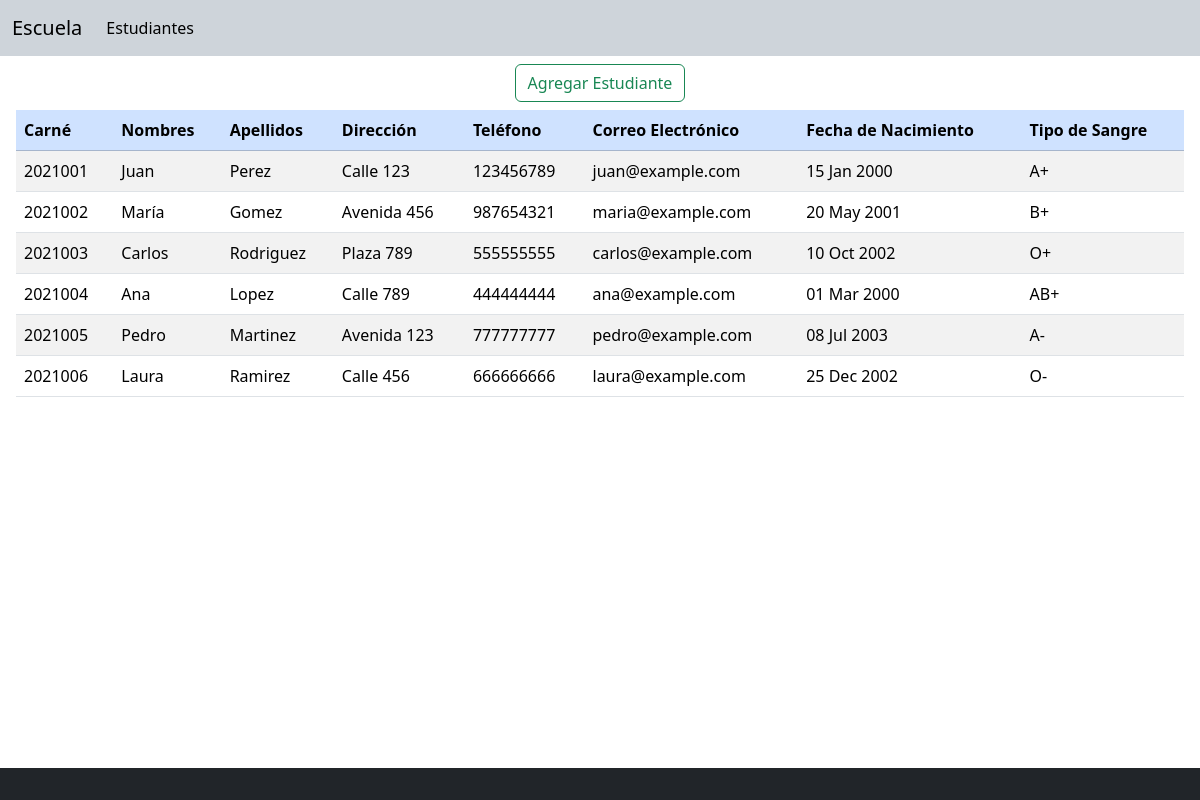
The page / on the database its author committed.
### tables this page shows
CREATE TABLE IF NOT EXISTS estudiantes (
    id_estudiante INT AUTO_INCREMENT PRIMARY KEY,
    carne VARCHAR(10) NOT NULL,
    nombres VARCHAR(100) NOT NULL,
    apellidos VARCHAR(100) NOT NULL,
    direccion VARCHAR(200),
    telefono VARCHAR(15),
    correo_electronico VARCHAR(100),
    id_tipo_sangre INT,
    fecha_nacimiento DATE,
    FOREIGN KEY (id_tipo_sangre) REFERENCES tipos_sangre(id_tipo_sangre)
);

CREATE TABLE IF NOT EXISTS tipos_sangre (
    id_tipo_sangre INT AUTO_INCREMENT PRIMARY KEY,
    sangre VARCHAR(10) NOT NULL
);

### index.php (the view, shortened to what this page needs)
<!DOCTYPE html>
<html>
<head>
  <link href="https://cdn.jsdelivr.net/npm/bootstrap@5.3.1/dist/css/bootstrap.min.css" rel="stylesheet">
</head>
<body class="d-flex flex-column min-vh-100">
  <main class="flex-grow-1">
    <section>
      <nav class="navbar navbar-expand-lg bg-dark-subtle">
        <div class="container-fluid">
          <a class="navbar-brand">Escuela</a>
          <div class="collapse navbar-collapse" id="navbarNav">
            <ul class="navbar-nav">
              <li class="nav-item">
                <a class="nav-link active" aria-current="page" href="/">Estudiantes</a>
              </li>
            </ul>
          </div>
        </div>
      </nav>
    </section>
    <section class="my-2 mx-3">
    <center><button type="button" class="btn btn-outline-success" id="openModalBtn">
        Agregar Estudiante
      </button></center>
    </section>
    <section class="my-1 mx-3">
      <table class="table table-striped table-hover">
        <thead>
          <tr class="table-primary">
            <th>Carné</th>
            <th>Nombres</th>
            <th>Apellidos</th>
            <th>Dirección</th>
            <th>Teléfono</th>
            <th>Correo Electrónico</th>
            <th>Fecha de Nacimiento</th>
            <th>Tipo de Sangre</th>
          </tr>
        </thead>
        <tbody>
          <?php
          include('datos_conexion.php');
          $conexion = mysqli_connect($hostname, $userName, $userpass, $dbName);
          $sql = "SELECT * FROM colegio.estudiantes e
            INNER JOIN colegio.tipos_sangre ts
            ON e.id_tipo_sangre = ts.id_tipo_sangre";
          $result = mysqli_query($conexion, $sql);
          if (mysqli_num_rows($result) > 0) {
            while ($row = mysqli_fetch_assoc($result)) {
              echo '<tr data-estudiante=\'' . json_encode($row) . '\' class="selectable-row">';
              echo '<td>' . $row['carne'] . '</td>';
              echo '<td>' . $row['nombres'] . '</td>';
              echo '<td>' . $row['apellidos'] . '</td>';
              echo '<td>' . $row['direccion'] . '</td>';
              echo '<td>' . $row['telefono'] . '</td>';
              echo '<td>' . $row['correo_electronico'] . '</td>';
              echo '<td>' . date('d M Y', strtotime($row['fecha_nacimiento'])) . '</td>';
              echo '<td>' . $row['sangre'] . '</td>';
              echo '</tr>';
            }
          } else {
            echo '<tr><td colspan="8">No se encontraron estudiantes</td></tr>';
          }
          ?>
        </tbody>
      </table>
    </section>
  </main>
  <section>
    <footer class="bg-dark text-light text-center py-3">
    </footer>
  </section>
</body>
</html>

### rows shown on the page
estudiantes: carne "2021001", nombres "Juan", apellidos "Perez", direccion "Calle 123", telefono "123456789", correo_electronico "juan@example.com", fecha_nacimiento "15 Jan 2000", id_tipo_sangre.sangre "A+"
estudiantes: carne "2021002", nombres "María", apellidos "Gomez", direccion "Avenida 456", telefono "987654321", correo_electronico "maria@example.com", fecha_nacimiento "20 May 2001", id_tipo_sangre.sangre "B+"
estudiantes: carne "2021003", nombres "Carlos", apellidos "Rodriguez", direccion "Plaza 789", telefono "555555555", correo_electronico "carlos@example.com", fecha_nacimiento "10 Oct 2002", id_tipo_sangre.sangre "O+"
estudiantes: carne "2021004", nombres "Ana", apellidos "Lopez", direccion "Calle 789", telefono "444444444", correo_electronico "ana@example.com", fecha_nacimiento "01 Mar 2000", id_tipo_sangre.sangre "AB+"
estudiantes: carne "2021005", nombres "Pedro", apellidos "Martinez", direccion "Avenida 123", telefono "777777777", correo_electronico "pedro@example.com", fecha_nacimiento "08 Jul 2003", id_tipo_sangre.sangre "A-"
estudiantes: carne "2021006", nombres "Laura", apellidos "Ramirez", direccion "Calle 456", telefono "666666666", correo_electronico "laura@example.com", fecha_nacimiento "25 Dec 2002", id_tipo_sangre.sangre "O-"
